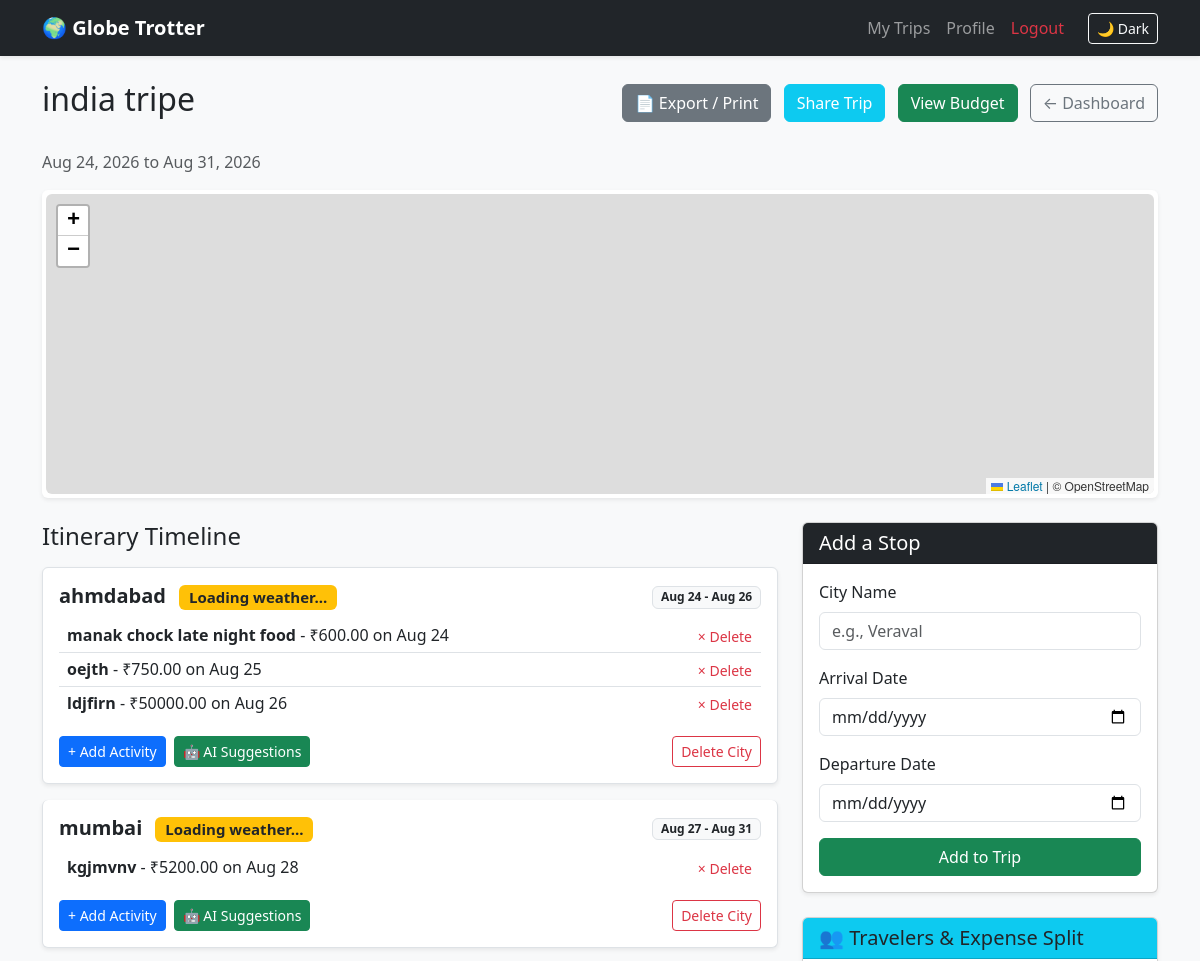
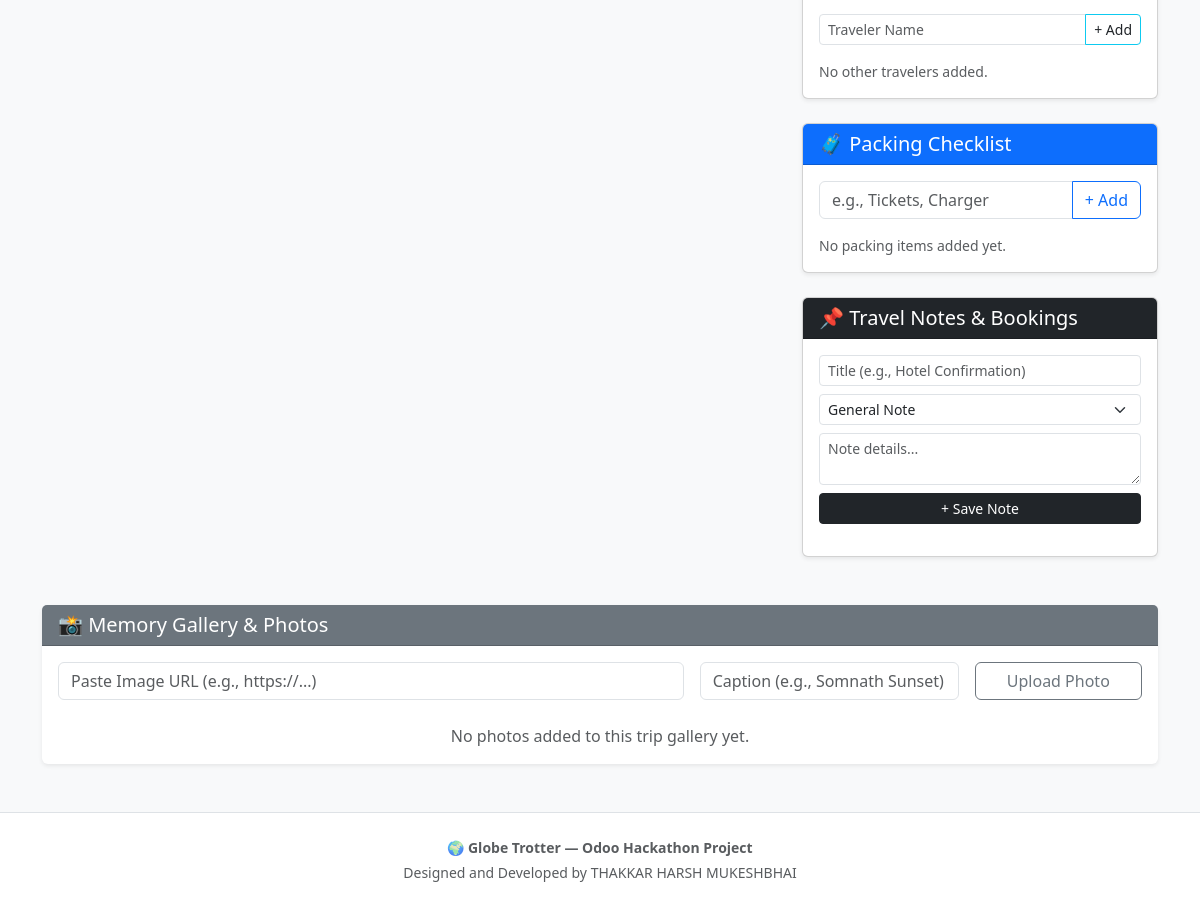
Page /trip/3 (signed in) on the earlier database version (2 pictures, top to bottom).
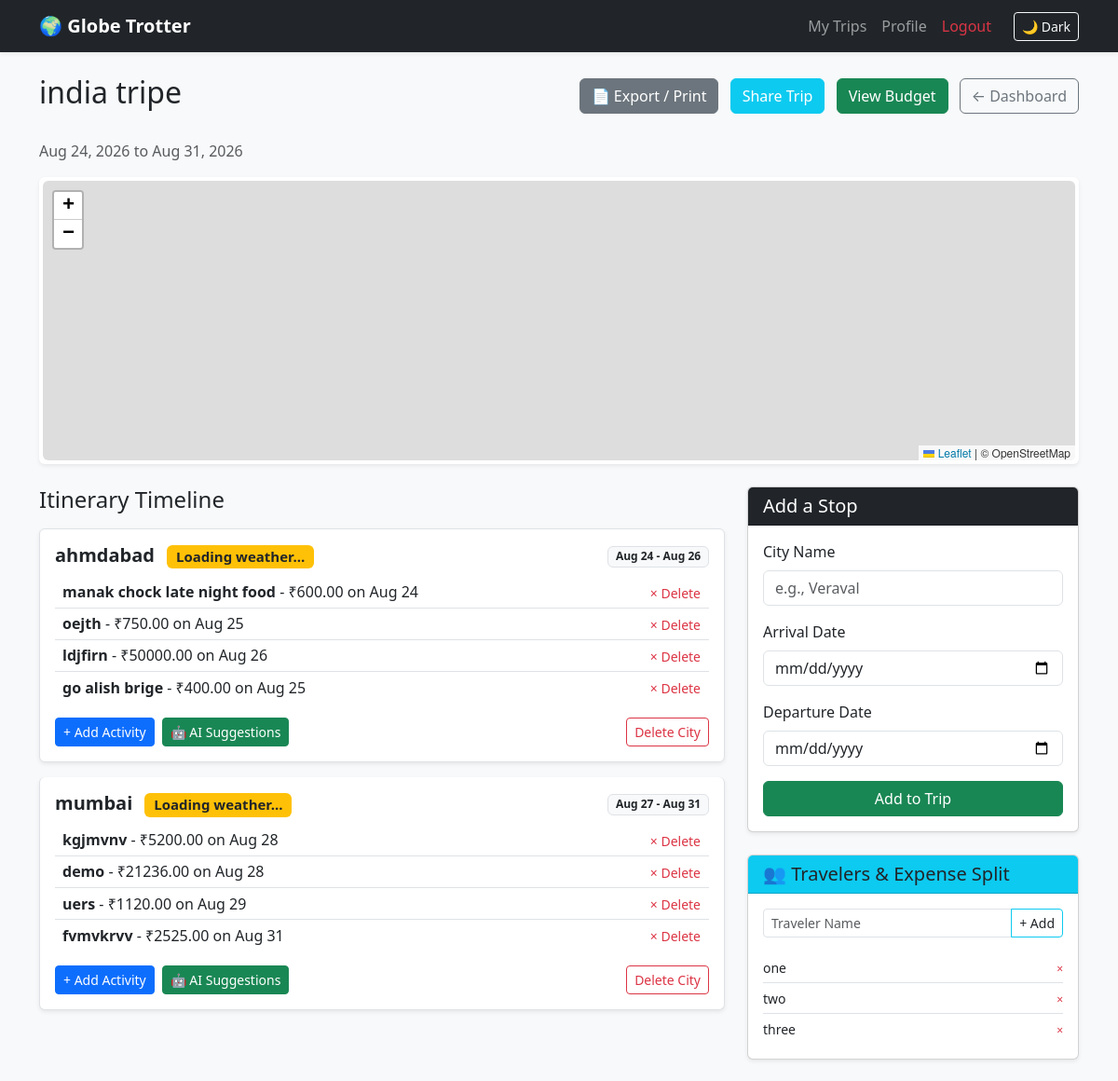
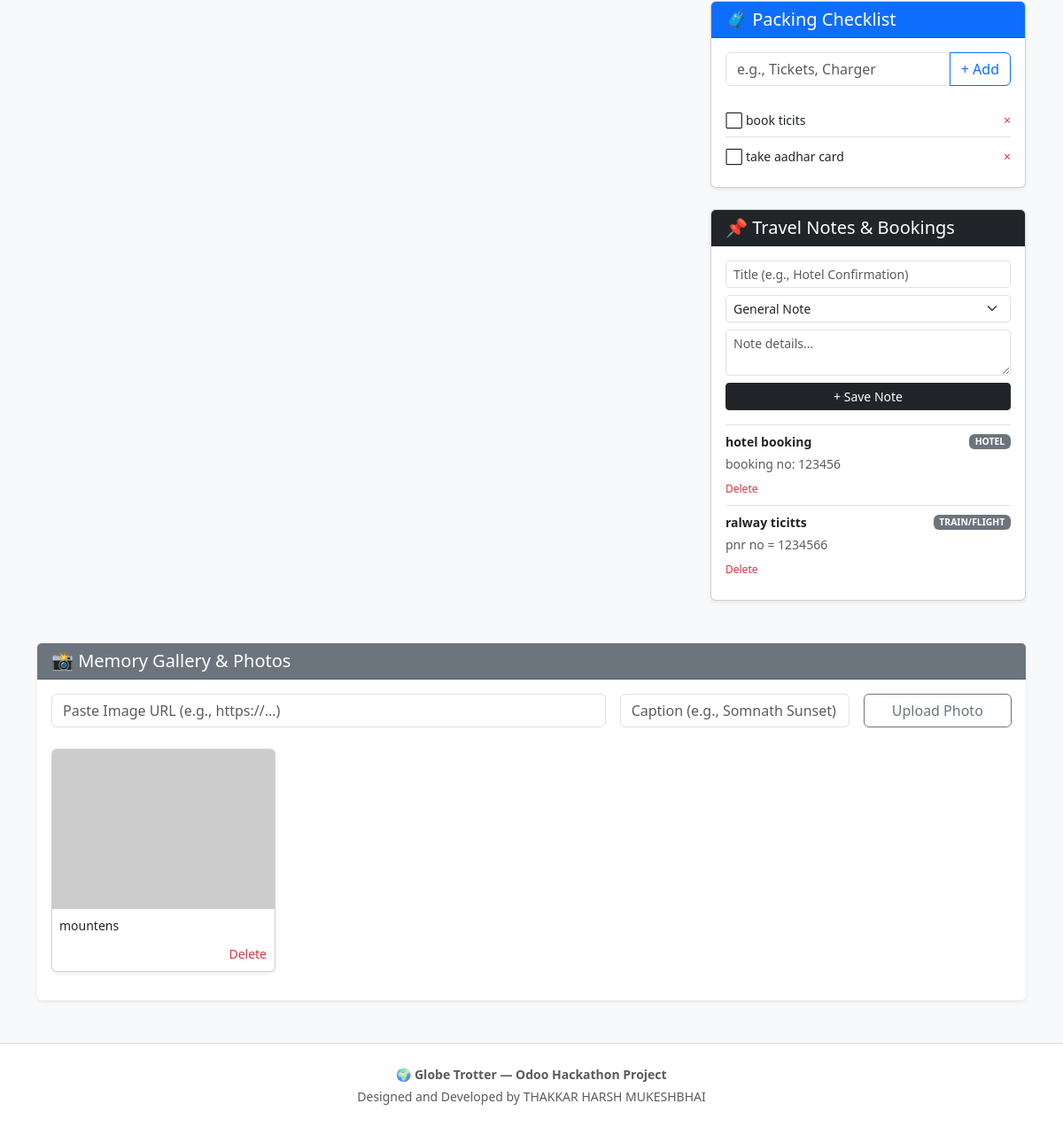
Same page on the later database version (2 pictures, top to bottom).
### app/models.py (models this page shows)
class Stop(db.Model):
    id = db.Column(db.Integer, primary_key=True)
    trip_id = db.Column(db.Integer, db.ForeignKey('trip.id'), nullable=False) # Links the stop to a trip
    city_name = db.Column(db.String(100), nullable=False)
    arrival_date = db.Column(db.Date, nullable=False)
    departure_date = db.Column(db.Date, nullable=False)
    activities = db.relationship('Activity', backref='stop', lazy=True, cascade="all, delete-orphan")

class Activity(db.Model):
    id = db.Column(db.Integer, primary_key=True)
    stop_id = db.Column(db.Integer, db.ForeignKey('stop.id'), nullable=False) # Links activity to a stop
    name = db.Column(db.String(150), nullable=False)
    cost = db.Column(db.Float, default=0.0)
    activity_date = db.Column(db.Date, nullable=False)

class TripParticipant(db.Model):
    id = db.Column(db.Integer, primary_key=True)
    trip_id = db.Column(db.Integer, db.ForeignKey('trip.id'), nullable=False)
    name = db.Column(db.String(100), nullable=False)
    trip = db.relationship('Trip', backref=db.backref('participants', lazy=True, cascade="all, delete-orphan"))

class ChecklistItem(db.Model):
    id = db.Column(db.Integer, primary_key=True)
    trip_id = db.Column(db.Integer, db.ForeignKey('trip.id'), nullable=False)
    item_name = db.Column(db.String(150), nullable=False)
    is_packed = db.Column(db.Boolean, default=False)
    trip = db.relationship('Trip', backref=db.backref('checklist_items', lazy=True, cascade="all, delete-orphan"))

class TripNote(db.Model):
    id = db.Column(db.Integer, primary_key=True)
    trip_id = db.Column(db.Integer, db.ForeignKey('trip.id'), nullable=False)
    title = db.Column(db.String(150), nullable=False)
    content = db.Column(db.Text, nullable=False)
    category = db.Column(db.String(50), default='General')  # e.g., Hotel, Train, Ticket, General
    trip = db.relationship('Trip', backref=db.backref('notes', lazy=True, cascade="all, delete-orphan"))

class TripPhoto(db.Model):
    id = db.Column(db.Integer, primary_key=True)
    trip_id = db.Column(db.Integer, db.ForeignKey('trip.id'), nullable=False)
    image_url = db.Column(db.String(300), nullable=False)
    caption = db.Column(db.String(150))
    trip = db.relationship('Trip', backref=db.backref('photos', lazy=True, cascade="all, delete-orphan"))

### app/routes.py (the view)
@auth.route('/trip/<int:trip_id>')
@login_required
def trip_view(trip_id):
    trip = Trip.query.get_or_404(trip_id)
    if trip.user_id != current_user.id:
        flash("You don't have permission to view this trip.", "danger")
        return redirect(url_for('auth.dashboard'))
    stops = Stop.query.filter_by(trip_id=trip.id).order_by(Stop.arrival_date).all()
    return render_template('trip_view.html', trip=trip, stops=stops)

### app/__init__.py (called while the page is built)
def create_app():
    app = Flask(__name__)
    app.config["SECRET_KEY"] = "123456"
    app.config["SQLALCHEMY_DATABASE_URI"] = "sqlite:///project.db"
    app.config["SQLALCHEMY_TRACK_MODIFICATIONS"] = False
    db.init_app(app)
    login_manager.init_app(app)
    login_manager.login_view = 'auth.login'
    login_manager.login_message_category = 'info'
    from app.routes import auth as auth_blueprint
    app.register_blueprint(auth_blueprint)
    from app.models import User
    @login_manager.user_loader
    def load_user(user_id):
        return User.query.get(int(user_id))
    return app

### app/templates/trip_view.html (shortened to what the changed rows need)
{% extends "base.html" %}
{% block content %}
<div class="d-flex justify-content-between align-items-center mb-4">
    <h2>{{ trip.title }}</h2>
</div>
<link rel="stylesheet" href="https://unpkg.com/leaflet@1.9.4/dist/leaflet.css" />
<div class="row">
    <div class="col-md-8">
        {% if stops %}
            <div class="list-group">
                {% for stop in stops %}
                <div class="list-group-item mb-3 shadow-sm rounded p-3">
                    <div class="d-flex w-100 justify-content-between align-items-center mb-2">
                        <h5 class="mb-0 fw-bold">
                            {{ stop.city_name }}
                            <span id="weather-{{ stop.city_name|replace(' ', '-') }}" class="badge bg-warning text-dark ms-2 text-normal small">Loading weather...</span>
                        </h5>
                        <span class="badge bg-light text-dark border">
                            {{ stop.arrival_date.strftime('%b %d') }} - {{ stop.departure_date.strftime('%b %d') }}
                        </span>
                    </div>
                    {% if stop.activities %}
                        <ul class="list-group list-group-flush my-2">
                            {% for activity in stop.activities %}
                            <li class="list-group-item d-flex justify-content-between align-items-center px-2 py-1 bg-transparent">
                                <div>
                                    <strong>{{ activity.name }}</strong> - ₹{{ "%.2f"|format(activity.cost) }} on {{ activity.activity_date.strftime('%b %d') }}
                                </div>
                                <form method="POST" action="{{ url_for('auth.delete_activity', activity_id=activity.id) }}" class="d-inline" onsubmit="return confirm('Remove activity?');">
                                    <button type="submit" class="btn btn-sm btn-link text-danger p-0 ms-2 text-decoration-none">&times; Delete</button>
                                </form>
                            </li>
                            {% endfor %}
                        </ul>
                    {% else %}
                        <p class="mb-1 text-muted small">No activities planned yet.</p>
                    {% endif %}
                    <div class="mt-3 d-flex gap-2 flex-wrap">
                        <a href="{{ url_for('auth.add_activity', stop_id=stop.id) }}" class="btn btn-sm btn-primary">+ Add Activity</a>
                        <a href="{{ url_for('auth.ai_recommendations', stop_id=stop.id) }}" class="btn btn-sm btn-success">🤖 AI Suggestions</a>
                        <form method="POST" action="{{ url_for('auth.delete_stop', stop_id=stop.id) }}" class="ms-auto" onsubmit="return confirm('Remove city?');">
                            <button type="submit" class="btn btn-sm btn-outline-danger">Delete City</button>
                        </form>
                    </div>
                </div>
                {% endfor %}
            </div>
        {% else %}
            <div class="alert alert-light border border-secondary border-dashed text-center p-5">
                <h5 class="text-muted">No stops added yet!</h5>
                <p>Use the form to start building your itinerary.</p>
            </div>
        {% endif %}
    </div>
    <div class="col-md-4">
        <div class="card shadow-sm mb-4">
            <div class="card-body">
                <form method="POST" action="{{ url_for('auth.add_participant', trip_id=trip.id) }}" class="mb-3">
                    <div class="input-group">
                    </div>
                </form>
                {% if trip.participants %}
                    <ul class="list-group list-group-flush">
                        {% for p in trip.participants %}
                        <li class="list-group-item d-flex justify-content-between align-items-center px-0 py-1">
                            <span class="small">{{ p.name }}</span>
                            <form method="POST" action="{{ url_for('auth.delete_participant', p_id=p.id) }}" class="m-0">
                                <button type="submit" class="btn btn-sm btn-link text-danger p-0 border-0 text-decoration-none" style="font-size: 0.75rem;">&times;</button>
                            </form>
                        </li>
                        {% endfor %}
                    </ul>
                {% else %}
                    <p class="text-muted small mb-0">No other travelers added.</p>
                {% endif %}
            </div>
        </div>
        <div class="card shadow-sm mb-4">
            <div class="card-body">
                <form method="POST" action="{{ url_for('auth.add_checklist_item', trip_id=trip.id) }}" class="mb-3">
                    <div class="input-group">
                    </div>
                </form>
                {% if trip.checklist_items %}
                    <ul class="list-group list-group-flush">
                        {% for item in trip.checklist_items %}
                        <li class="list-group-item d-flex justify-content-between align-items-center px-0">
                            <form method="POST" action="{{ url_for('auth.toggle_checklist_item', item_id=item.id) }}" class="m-0">
                                <button type="submit" class="btn btn-sm text-start p-0 border-0 bg-transparent">
                                    {% if item.is_packed %}
                                        <span class="text-decoration-line-through text-muted">✅ {{ item.item_name }}</span>
                                    {% else %}
                                        <span>⬜ {{ item.item_name }}</span>
                                    {% endif %}
                                </button>
                            </form>
                            <form method="POST" action="{{ url_for('auth.delete_checklist_item', item_id=item.id) }}" class="m-0">
                                <button type="submit" class="btn btn-sm btn-link text-danger p-0 border-0 text-decoration-none">&times;</button>
                            </form>
                        </li>
                        {% endfor %}
                    </ul>
                {% else %}
                    <p class="text-muted small mb-0">No packing items added yet.</p>
                {% endif %}
            </div>
        </div>
        <div class="card shadow-sm mb-4">
            <div class="card-body">
                {% if trip.notes %}
                    <div class="list-group list-group-flush border-top">
                        {% for note in trip.notes %}
                        <div class="list-group-item px-0 py-2">
                            <div class="d-flex justify-content-between align-items-center">
                                <strong class="small">{{ note.title }}</strong>
                                <span class="badge bg-secondary text-uppercase" style="font-size: 0.65rem;">{{ note.category }}</span>
                            </div>
                            <p class="small text-muted mb-1 mt-1">{{ note.content }}</p>
                            <form method="POST" action="{{ url_for('auth.delete_trip_note', note_id=note.id) }}" class="m-0">
                                <button type="submit" class="btn btn-sm btn-link text-danger p-0 border-0 text-decoration-none" style="font-size: 0.75rem;">Delete</button>
                            </form>
                        </div>
                        {% endfor %}
                    </div>
                {% endif %}
            </div>
        </div>
    </div>
</div>
<div class="row mt-4">
    <div class="col-12">
        <div class="card shadow-sm border-0">
            <div class="card-body">
                <form method="POST" action="{{ url_for('auth.add_trip_photo', trip_id=trip.id) }}" class="row g-3 mb-4">
                    <div class="col-md-7">
                    </div>
                    <div class="col-md-3">
                    </div>
                    <div class="col-md-2">
                    </div>
                </form>
                {% if trip.photos %}
                    <div class="row">
                        {% for photo in trip.photos %}
                        <div class="col-md-3 mb-3">
                            <div class="card h-100 shadow-sm">
                                <img src="{{ photo.image_url }}" class="card-img-top" alt="Memory" style="height: 180px; object-fit: cover;" onerror="this.src='https://via.placeholder.com/300?text=Invalid+Image+URL'">
                                <div class="card-body p-2 d-flex flex-column">
                                    {% if photo.caption %}
                                        <p class="card-text small mb-2">{{ photo.caption }}</p>
                                    {% endif %}
                                    <form method="POST" action="{{ url_for('auth.delete_trip_photo', photo_id=photo.id) }}" class="mt-auto text-end">
                                        <button type="submit" class="btn btn-sm btn-link text-danger p-0 text-decoration-none">Delete</button>
                                    </form>
                                </div>
                            </div>
                        </div>
                        {% endfor %}
                    </div>
                {% else %}
                    <p class="text-muted text-center mb-0">No photos added to this trip gallery yet.</p>
                {% endif %}
            </div>
        </div>
    </div>
</div>
{% endblock %}

Differences in the rows shown:
added Activity: name "go alish brige", cost "400.00", activity_date "Aug 25", shown under Stop "ahmdabad"
added Activity: name "demo", cost "21236.00", activity_date "Aug 28", shown under Stop "mumbai"
added Activity: name "uers", cost "1120.00", activity_date "Aug 29", shown under Stop "mumbai"
added Activity: name "fvmvkrvv", cost "2525.00", activity_date "Aug 31", shown under Stop "mumbai"
added TripParticipant: name "one"
added TripParticipant: name "two"
added TripParticipant: name "three"
added ChecklistItem: item_name "book ticits"
added ChecklistItem: item_name "take aadhar card"
added TripNote: title "hotel booking", category "HOTEL", content "booking no: 123456"
added TripNote: title "ralway ticitts", category "TRAIN/FLIGHT", content "pnr no = 1234566"
added TripPhoto: caption "mountens"
Other differences:
text no longer shown: "No other travelers added. No packing items added yet. No photos added to this trip gallery yet."
